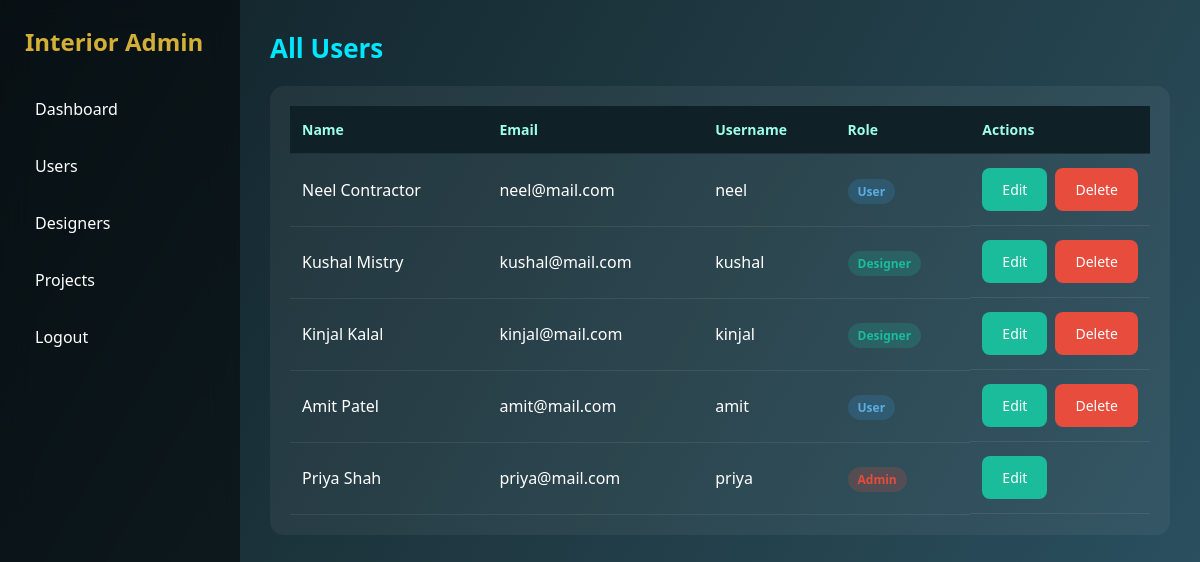
Page /admin-panel/admin/users.php (signed in) on the committed database.
### tables this page shows
CREATE TABLE User (
    id CHAR(20) PRIMARY KEY,
    name VARCHAR(100),
    email VARCHAR(15) UNIQUE NOT NULL,
    username VARCHAR(50) UNIQUE NOT NULL,
    password_hash VARCHAR(50),
    phone VARCHAR(10),
    profile_pic_url TEXT,
    dob DATE,
    role ENUM('user','designer','admin') DEFAULT 'user',
    created_at TIMESTAMP DEFAULT CURRENT_TIMESTAMP
);

### admin-panel/admin/users.php (the view, shortened to what this page needs)
<?php
include '../config.php';
$result = mysqli_query(
    $conn,
    "SELECT id, name, email, username, role
     FROM User
     ORDER BY created_at DESC"
);
?>
<!DOCTYPE html>
<html>
<head>
    <link rel="stylesheet" href="../assets/css/dashboard.css">
</head>
<body>
<?php include __DIR__ . '/layout/sidebar.php'; ?>
<div class="main">
    <h1 class="page-title">All Users</h1>
    <div class="table-card">
        <table class="data-table">
            <thead>
                <tr>
                    <th>Name</th>
                    <th>Email</th>
                    <th>Username</th>
                    <th>Role</th>
                    <th style="width:160px;">Actions</th>
                </tr>
            </thead>
            <tbody>
            <?php while ($row = mysqli_fetch_assoc($result)) { ?>
                <tr>
                    <td><?= htmlspecialchars($row['name']) ?></td>
                    <td><?= htmlspecialchars($row['email']) ?></td>
                    <td><?= htmlspecialchars($row['username']) ?></td>
                    <td>
                        <span class="role-badge role-<?= $row['role'] ?>">
                            <?= ucfirst($row['role']) ?>
                        </span>
                    </td>
                    <td class="actions">
                        <a href="edit-user.php?id=<?= $row['id'] ?>" class="btn btn-edit">Edit</a>
                        <?php if ($row['role'] !== 'admin') { ?>
                            <a href="delete-user.php?id=<?= $row['id'] ?>"
                               class="btn btn-delete"
                               onclick="return confirm('Are you sure you want to delete this user?')">
                               Delete
                            </a>
                        <?php } ?>
                    </td>
                </tr>
            <?php } ?>
            </tbody>
        </table>
    </div>
</div>
</body>
</html>

### admin-panel/assets/css/dashboard.css (style rules this page uses)
* { margin: 0; padding: 0; box-sizing: border-box; font-family: 'Segoe UI', sans-serif; }
body { background: linear-gradient(120deg, #0f2027, #203a43, #2c5364); color: #fff; display: flex; }
.main { flex: 1; padding: 30px; }
table { width: 100%; border-collapse: collapse; }
th, td { padding: 12px 14px; text-align: left; vertical-align: middle; }
th { background: linear-gradient(90deg, #0f2027, #0f2027, #0f2027); color: #00e6ff; font-weight: 600; font-size: 14px; }
.actions { display: flex; gap: 8px; }
.btn { padding: 6px 12px; border-radius: 6px; font-size: 13px; text-decoration: none; color: white; border: none; cursor: pointer; transition: all 0.2s ease; }
.btn-edit { background: #1abc9c; }
.btn-delete { background: #e74c3c; }
.page-title { margin-bottom: 20px; font-size: 26px; color: #00e6ff; }
.btn { padding: 12px 20px; border-radius: 8px; font-size: 14px; border: none; cursor: pointer; text-decoration: none; color: #fff; transition: 0.2s ease; }
.table-card { background: rgba(255,255,255,0.05); border-radius: 14px; padding: 20px; }
.data-table { width: 100%; border-collapse: collapse; }
.data-table th, .data-table td { padding: 14px 12px; text-align: left; border-bottom: 1px solid rgba(255,255,255,0.08); }
.data-table th { color: #9fffe8; font-weight: 600; }
.role-badge { padding: 4px 10px; border-radius: 20px; font-size: 12px; font-weight: 600; }
.role-user { background: rgba(52,152,219,0.2); color: #5dade2; }
.role-designer { background: rgba(26,188,156,0.2); color: #1abc9c; }
.role-admin { background: rgba(231,76,60,0.2); color: #e74c3c; }

### rows in the picture
user: name "Neel Contractor", email "neel@mail.com", username "neel", role "User"
user: name "Kushal Mistry", email "kushal@mail.com", username "kushal", role "Designer"
user: name "Kinjal Kalal", email "kinjal@mail.com", username "kinjal", role "Designer"
user: name "Amit Patel", email "amit@mail.com", username "amit", role "User"
user: name "Priya Shah", email "priya@mail.com", username "priya", role "Admin"
